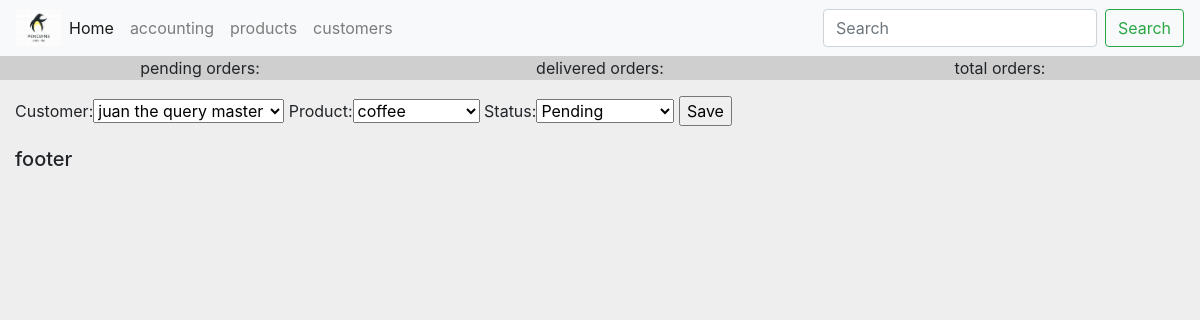
The page /accounting/order/update/7 on the database as committed earlier.
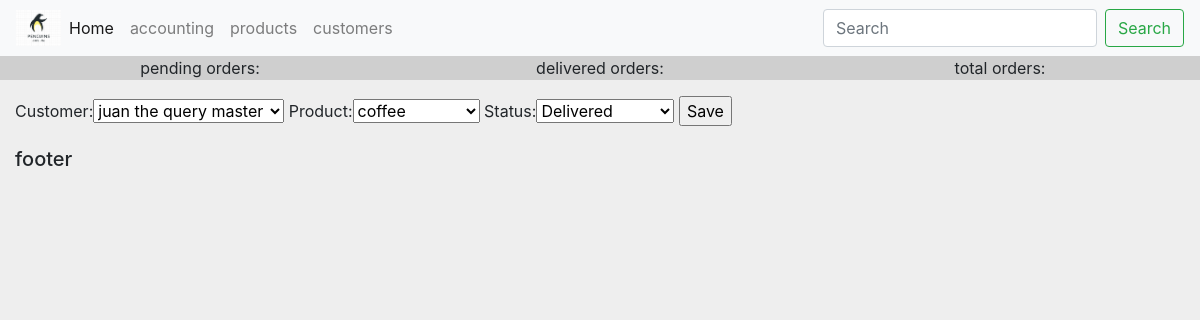
The same page on the database as committed later.
### accounting/models.py (models this page shows, shortened)
class Order(models.Model):
    STATUS = (
        ('pending', 'Pending'),
        ('delivering', 'Out on delivery'),
        ('delivered', 'Delivered')
    )
    customer = models.ForeignKey(Customer, null=True, on_delete=models.SET_NULL)
    product = models.ForeignKey(Product, null=True, on_delete=models.SET_NULL)
    status = models.CharField(max_length=200, null=True, choices=STATUS)
    date_created = models.DateTimeField(auto_now_add=True, null=True)

### accounting/views.py (the view)
# urls.py: path('order/update/<int:pk>', views.orderUpdate, name="accounting_order_update"),
def orderUpdate(request, pk):
    order = Order.objects.get(id=pk)
    if request.method == 'POST':
        form = OrderForm(request.POST, instance=order)
        if form.is_valid:
            form.save()
            return redirect('accounting_home')
    form = OrderForm(instance=order)
    context = {
        'order_upsert_form' : form
    }
    return render(request, 'accounting/order_upsert.html', context)

### accounting/forms.py
class OrderForm(ModelForm):
    class Meta:
        model = Order
        fields = '__all__'

### accounting/models.py (called while the page is built)
    def __str__(self):
        return self.name

    def __str__(self):
        return self.name

### accounting/templates/accounting/order_upsert.html (shortened to what this page needs)
{% extends 'ivy/layout.html' %}
{% block content %}
    <div class="row">
        <div class="col">
            <form action="" method="POST">
                {{ order_upsert_form }}
                <input type="submit" value="Save">
            </form>
        </div>
    </div>
{% endblock content %}

Rows that differ between the two databases and show on the page:
changed Order "juan the query master": status "Pending" → "Delivered"
